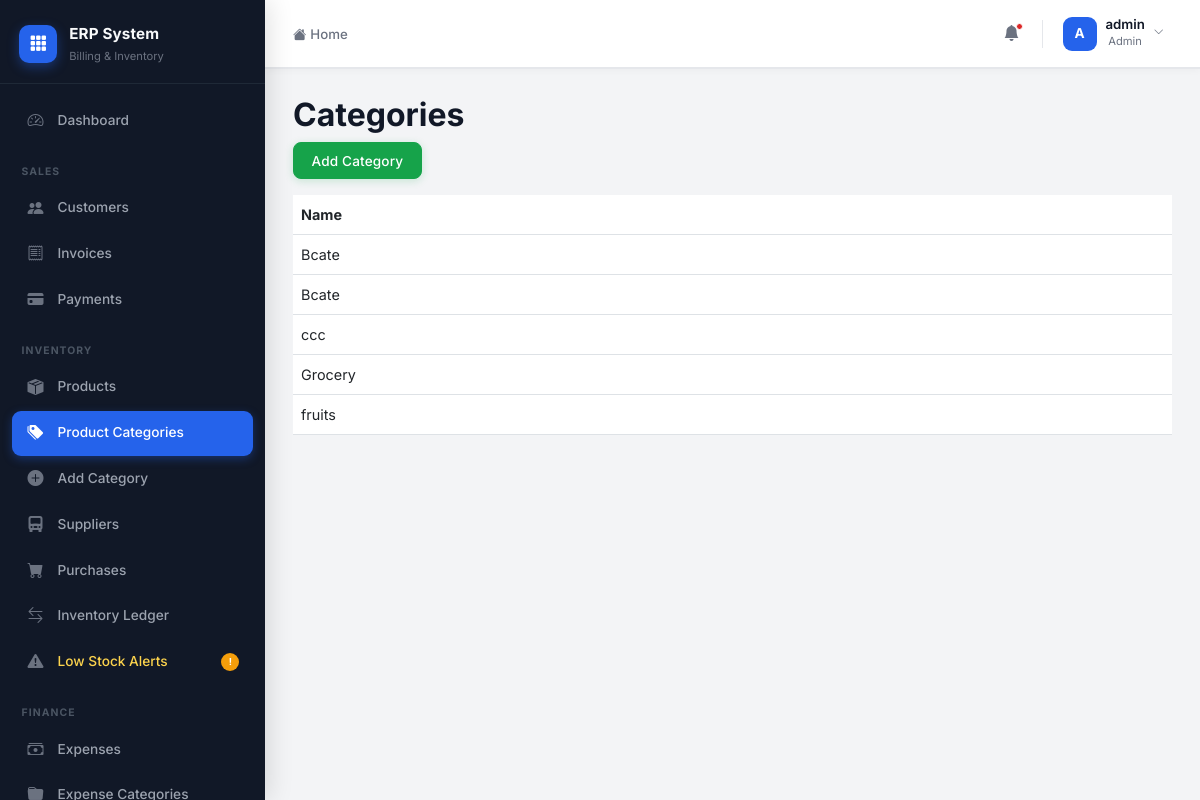
The app's page /products/categories/ (signed in), older data.
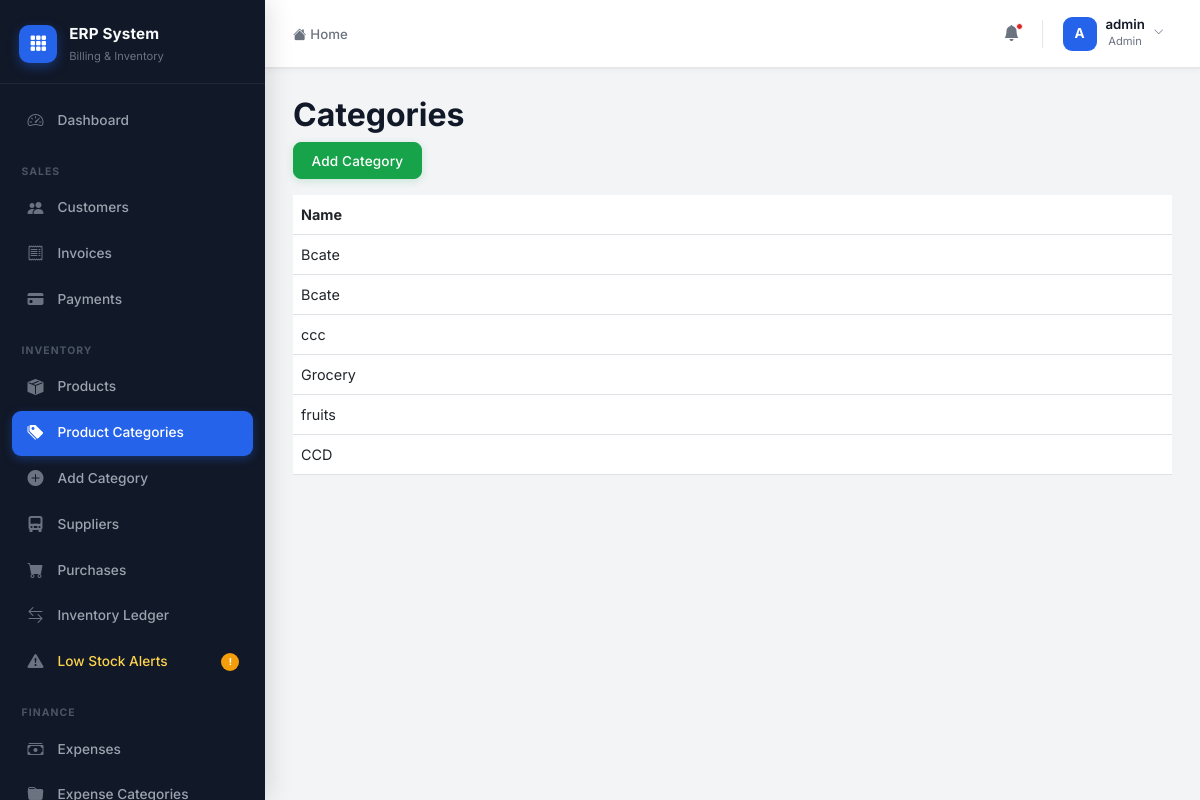
The same page, newer data.
### products/models.py (models this page shows, shortened)
class Category(models.Model):
    name = models.CharField(max_length=100)

### products/views.py (the view)
# urls.py: path('categories/', category_list, name='category_list'),
@login_required
def category_list(request):
    categories = Category.objects.all()
    return render(request, 'products/category_list.html', {
        'categories': categories
    })

### templates/products/category_list.html
{% extends 'layouts/admin_base.html' %}
{% block admin_content %}
<h2>Categories</h2>
<a href="{% url 'add_category' %}" class="btn btn-success mb-3">
    Add Category
</a>
<table class="table">
    <tr>
        <th>Name</th>
    </tr>
    {% for cat in categories %}
    <tr>
        <td>{{ cat.name }}</td>
    </tr>
    {% endfor %}
</table>
{% endblock %}

Row changes from the older to the newer data that the page shows:
added Category: name "CCD"
